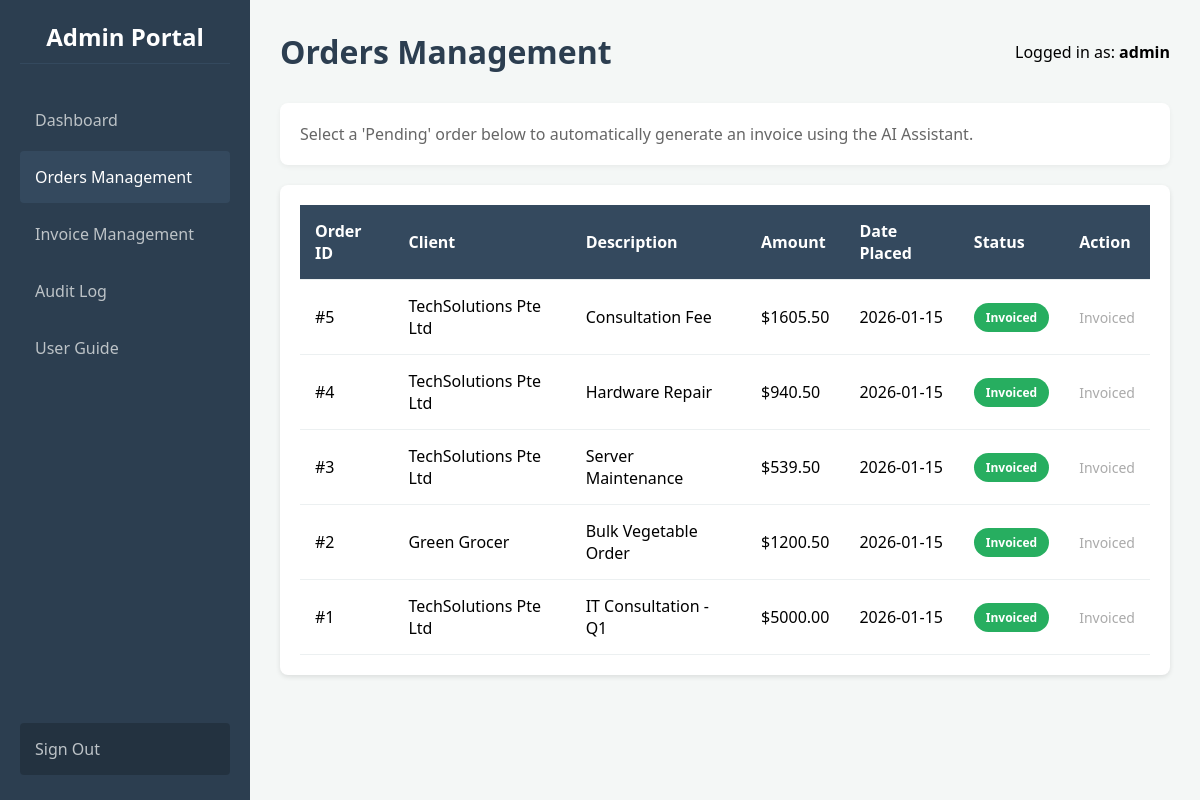
/orders (signed in), run on an earlier commit of the app's database.
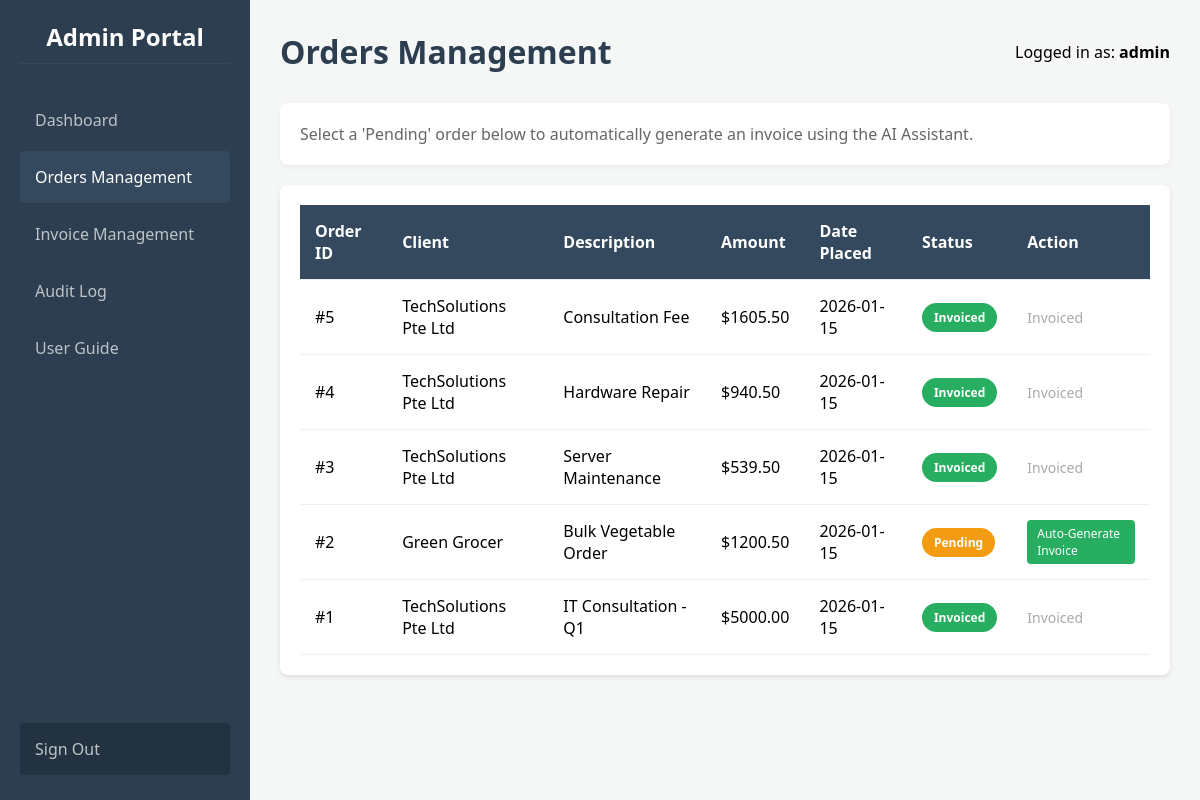
And on a later commit of the database.
### app.py (models this page shows)
class Order(db.Model):
    id = db.Column(db.Integer, primary_key=True)
    client_id = db.Column(db.Integer, db.ForeignKey('client.id'), nullable=False)
    description = db.Column(db.String(200), nullable=False)
    amount = db.Column(db.Float, nullable=False)
    date_placed = db.Column(db.DateTime, default=datetime.utcnow)
    status = db.Column(db.String(50), default='Pending')
    client = db.relationship('Client', backref=db.backref('orders', lazy=True))

class Client(db.Model):
    id = db.Column(db.Integer, primary_key=True)
    name = db.Column(db.String(100), nullable=False)
    email = db.Column(db.String(100), nullable=False)
    company = db.Column(db.String(100))

### app.py (the view)
@app.route('/orders')
def orders():
    if 'user_id' not in session: return redirect(url_for('login'))
    orders = Order.query.order_by(Order.date_placed.desc()).all()
    return render_template('orders.html', orders=orders)

### templates/orders.html
{% extends "base.html" %}
{% block header %}Orders Management{% endblock %}
{% block content %}
    <div class="filter-bar">
        <p style="color: #666;">Select a 'Pending' order below to automatically generate an invoice using the AI Assistant.</p>
    </div>
    <div class="table-container">
        <table>
            <thead>
                <tr>
                    <th>Order ID</th>
                    <th>Client</th>
                    <th>Description</th>
                    <th>Amount</th>
                    <th>Date Placed</th>
                    <th>Status</th>
                    <th>Action</th>
                </tr>
            </thead>
            <tbody>
                {% for order in orders %}
                <tr>
                    <td>#{{ order.id }}</td>
                    <td>{{ order.client.name }}</td>
                    <td>{{ order.description }}</td>
                    <td>${{ "%.2f"|format(order.amount) }}</td>
                    <td>{{ order.date_placed.strftime('%Y-%m-%d') }}</td>
                    <td><span class="badge badge-{{ order.status }}">{{ order.status }}</span></td>
                    <td>
                        {% if order.status == 'Pending' %}
                        <a href="{{ url_for('create_invoice', order_id=order.id) }}" class="btn btn-success btn-sm">
                            Auto-Generate Invoice
                        </a>
                        {% else %}
                        <span style="color: #aaa; font-size: 14px;">Invoiced</span>
                        {% endif %}
                    </td>
                </tr>
                {% endfor %}
            </tbody>
        </table>
    </div>
{% endblock %}

What changed in the data, as far as the page shows it:
changed Order "Bulk Vegetable Order": status "Invoiced" → "Pending"; status "Invoiced" → "Auto-Generate Invoice"
